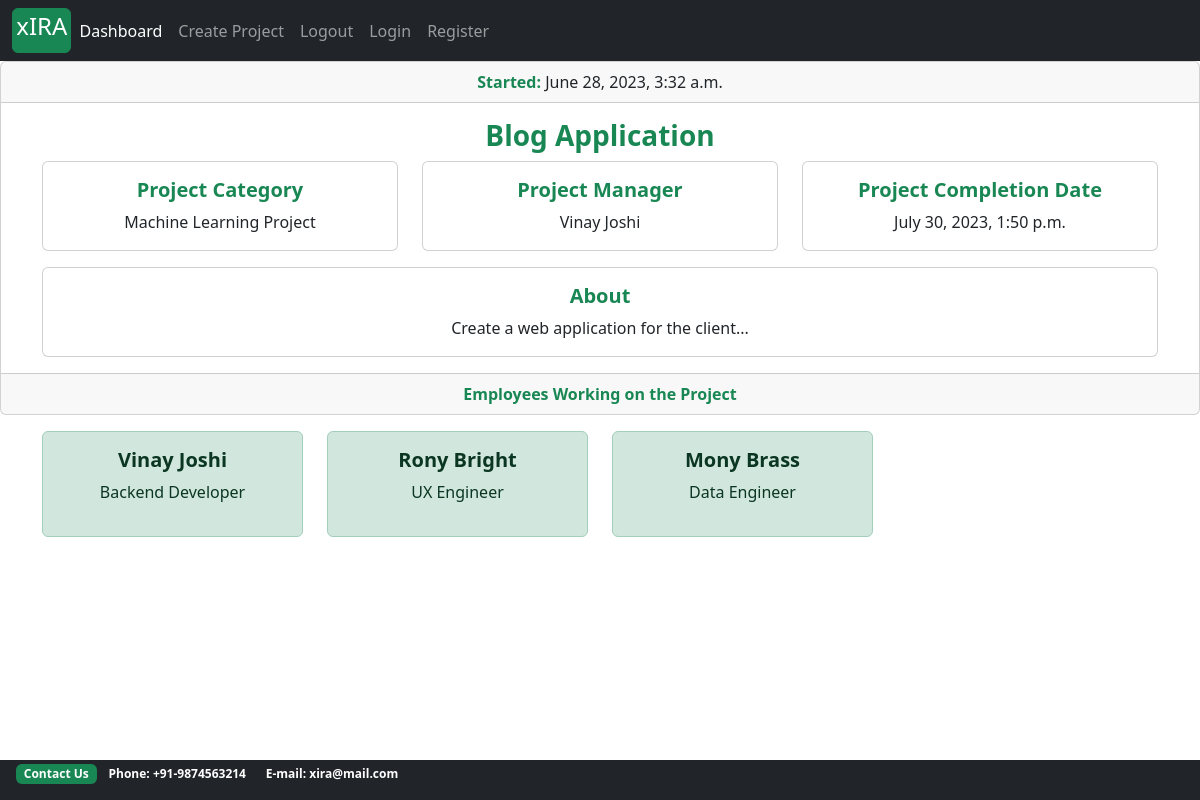
/project/project_detail/13/, run on an earlier commit of the app's database.
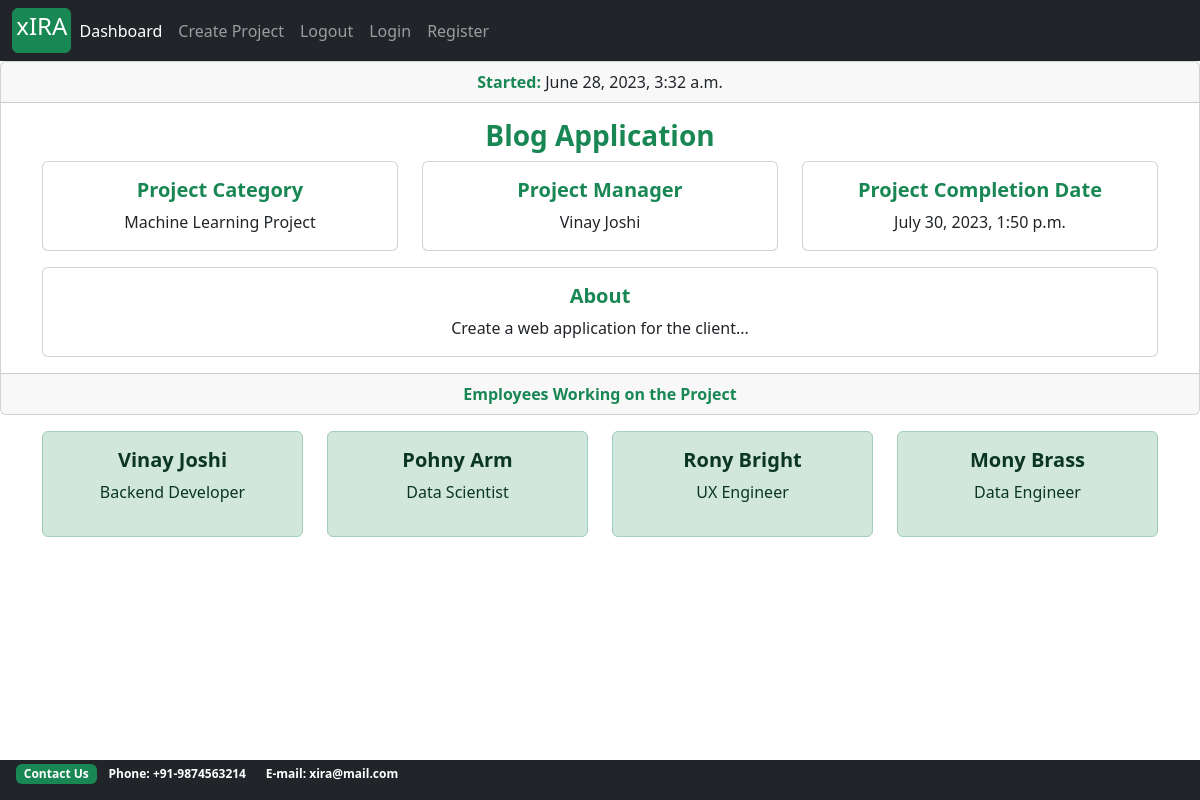
And on a later commit of the database.
### projects/models.py (models this page shows, shortened)
class Project(models.Model):
    project_name         = models.CharField(max_length=30)
    project_description  = models.TextField(max_length=600, blank=True)
    project_category     = models.CharField(max_length=30, choices=choices)
    project_manager      =  models.ForeignKey(ProjectManager, on_delete=models.SET_NULL, null=True)
    assignees            =  models.ManyToManyField(Account)
    start_date           = models.DateTimeField(auto_now_add=True)
    estimated_end_date   = models.DateTimeField()

### accounts/models.py (models this page shows, shortened)
class ProjectManager(models.Model):
    project_manager = models.OneToOneField(Account, on_delete=models.CASCADE)
    domain          = models.CharField(max_length=40, choices=choices_1)

class Account(AbstractBaseUser):
    first_name           = models.CharField(max_length=50)
    last_name            = models.CharField(max_length=50)
    work_email           = models.EmailField(max_length=100, unique=True)
    contact_number       = models.CharField(max_length=50)
    work_profile         = models.CharField(max_length=30, choices=choices)
    date_joined     = models.DateTimeField(auto_now_add=True)
    last_login      = models.DateTimeField(auto_now_add=True)
    is_admin        = models.BooleanField(default=False)
    is_staff        = models.BooleanField(default=False)
    is_active        = models.BooleanField(default=False)
    is_superadmin        = models.BooleanField(default=False)
    USERNAME_FIELD = 'work_email'
    REQUIRED_FIELDS = ['first_name', 'last_name']
    objects = MyAccountManager()
    def __str__(self):
        return f'{self.first_name} {self.last_name}'

### projects/views.py (the view)
# urls.py: path('project_detail/<int:project_id>/', views.project_detail, name='project_detail'),
def project_detail(request, project_id):
    project = get_object_or_404(Project, id=project_id)
    context = {
        'project': project
    }
    return render(request, 'project_detail.html', context)

### projects/context_processors.py (called while the page is built)
def create_project_form(request):
    form = ProjectCreationForm()
    context = {
        'project_creation_form': form
    }
    return context

### templates/project_detail.html
{% extends 'base.html' %}
{% block content %}
<div class="card text-center">
  <div class="card-header">
     <strong class="text-success">Started:</strong> {{project.start_date}}
  </div>
  <div class="card-body">
    <h3 class="card-title text-success"><strong>{{project.project_name}}</strong></h3>
        <div class="container">
            <div class="row">
              <div class="col-sm-4" style="">
              <div class="card">
                <div class="card-body">
                  <h5 class="card-title text-success"><strong>Project Category</strong></h5>
                  {{project.project_category}}
                </div>
              </div>
          </div>
          <div class="col-sm-4" style="">
              <div class="card">
                <div class="card-body">
                  <h5 class="card-title text-success"><strong>Project Manager</strong></h5>
                    {{project.project_manager.project_manager}}
                </div>
              </div>
          </div>
          <div class="col-sm-4" style="">
              <div class="card">
                <div class="card-body">
                  <h5 class="card-title text-success"><strong>Project Completion Date</strong></h5>
                    {{project.estimated_end_date}}
                </div>
              </div>
          </div>
      </div>
    </div>
    <div class="container mt-3">
        <div class="row">
          <div class="col-sm-12" style="">
              <div class="card">
                <div class="card-body">
                  <h5 class="card-title text-success"><strong>About</strong></h5>
                  {{project.project_description}}
                </div>
              </div>
          </div>
      </div>
    </div>
  </div>
  <div class="card-footer text-muted">
      <strong class="text-success">Employees Working on the Project</strong>
  </div>
</div>
<div class="container mt-3">
        <div class="row">
        {% for employee in project.assignees.all %}
            <div class="col-sm-3" style="">
              <div class="alert alert-success" role="alert">
                  <h5 class="alert-heading text-center"><strong>{{employee}}</strong></h5>
                  <p class="text-center">{{employee.work_profile}}</p>
                </div>
          </div>
        {% endfor %}
        </div>
</div>
{% endblock %}

### templates/base.html (shortened to what this page needs)
<!doctype html>
<html lang="en">
  <head>
    <link href="https://cdn.jsdelivr.net/npm/bootstrap@5.3.0/dist/css/bootstrap.min.css" rel="stylesheet">
    <link href="https://cdnjs.cloudflare.com/ajax/libs/font-awesome/6.4.0/css/fontawesome.min.css" rel="stylesheet" type="text/css">
  </head>
        <nav class="navbar navbar-expand-lg navbar-dark bg-dark">
          <div class="container-fluid">
            <button class="btn btn-success" style="--bs-btn-padding-y: .2rem; --bs-btn-padding-x: .2rem; --bs-btn-font-size: .5rem;" href="#"><h4>xIRA</h4></button>
            <div class="collapse navbar-collapse" id="navbarSupportedContent">
              <ul class="navbar-nav me-auto mb-2 mb-lg-0">
                <li class="nav-item">
                  <a class="nav-link active" aria-current="page" href="{% url 'dashboard' %}">Dashboard</a>
                </li>
                <li class="nav-item">
                  <a class="nav-link" type="button"  data-bs-toggle="modal" data-bs-target="#projectCreationModal">Create Project</a>
                </li>
                <li class="nav-item">
                  <a class="nav-link" aria-current="page" href="{% url 'logout' %}">Logout</a>
                </li>
                <li class="nav-item">
                  <a class="nav-link" aria-current="page" href="{% url 'login' %}">Login</a>
                </li>
                <li class="nav-item">
                  <a class="nav-link" aria-current="page" href="{% url 'register' %}">Register</a>
                </li>
              </ul>
            </div>
          </div>
        </nav>
{% block content %}
{% endblock %}
<footer class="bg-dark fixed-bottom">
<div class="text-right px-3 py-0 mt-0">
  <p class="badge bg-success">Contact Us</p>
  <p class="badge bg-muted">Phone: +91-9874563214</p>
  <p class="badge bg-muted">E-mail: xira@mail.com</p>
</div>
</footer>
</html>

What changed in the data, as far as the page shows it:
now on this page (row edited): Account: first_name+last_name "Pohny Arm", work_profile "Data Scientist"
